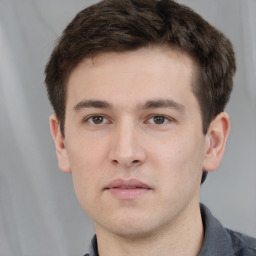
#> input picture module 1/male1.jpg, 256 x 256 px
$ jupyter execute 'face detect.ipynb'   (shell and % lines are left out)
#> lines starting #> are read from the running program, lines starting #| are printed output that depends on the picture; after the words box and inside, x2 and y2 are one past the last pixel; in counts of white or black regions, pixels touching at a corner belong together
# Import The Library

[cell 1]
import numpy as np
import cv2
import matplotlib.pyplot as plt

[cell 2]
img = cv2.imread('male1.jpg')
#> img is the input picture: shape (256, 256, 3); mean B, G, R 129.1, 136.1, 151.6

[cell 3]
img.shape
#> Out = (256, 256, 3)

# Convert The Gray Scale

[cell 4]
gray = cv2.cvtColor(img, cv2.COLOR_BGR2GRAY)
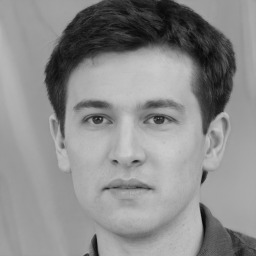
#> gray: shape (256, 256); min 4, max 206, mean 139.9

[cell 5]
plt.imshow(gray, cmap = 'gray')

# Make A Rectangle

[cell 6]
haar = cv2.CascadeClassifier('haarcascade_frontalface_default.xml')

[cell 7]
faces = haar.detectMultiScale(gray) # tell about the face coordinates
#> faces = [[41, 51, 175, 175]]
print(faces)
#| [[ 41  51 175 175]]

[cell 8]
cv2.rectangle(img, (41,51), (41+175 , 51+175),(0,255,0),3)
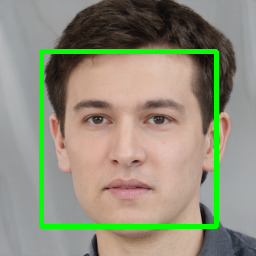
#> img: shape (256, 256, 3); 5.32% of pixels changed, all inside (x1, y1, x2, y2) = (39, 49, 219, 229)

[cell 9]
plt.imshow(img)

# Face Detection

[cell 10]
cv2.imshow('detection',img)

[cell 11]
cv2.waitKey(0)
cv2.destroyAllWindows()

# Face Crop

[cell 12]
face_crop = img[50:50+261, 60:60+261]
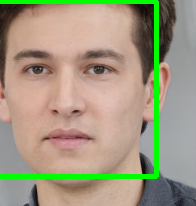
#> face_crop: shape (206, 196, 3); mean B, G, R 128.2, 152.8, 160.9

[cell 13]
plt.imshow(face_crop)

[cell 14]
cv2.imwrite('male_02.png', face_crop)
#> Out = True
